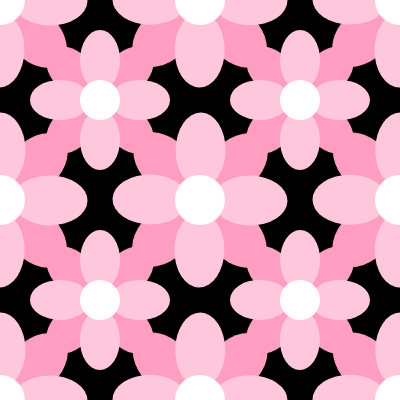
Frame 1 (no input)
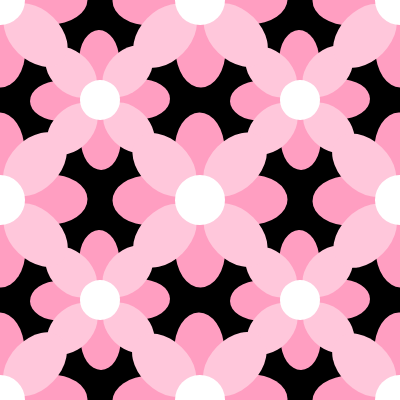
Frame 60 (no input)
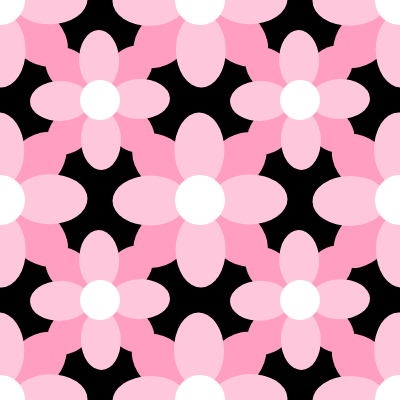
Frame 120 (the mouse pressed at the canvas centre since frame 60)

The p5.js sketch that drew these frames (run headless with seeded random() and noise() and a simulated clock; from frame 60 on, the mouse is pressed at the canvas centre):

// p5.js sketch
// ── sketch.js
// DM2008 — Activity 3b
// One Function Wonder (20 min)
//
// Write a function that draws a shape or group of shapes.
// It should take at least one parameter — try x, y, size, or color.
// Call it several times with different values to create variation.
//
// Ideas: a simple face, a flower, a house, an icon.
// Example: myShape(100, 200, 50); myShape(300, 200, 80);
//
// Stretch: call your function inside a for loop to create a repeating pattern

let angle = 0;

function setup() {
  createCanvas(400, 400);
  rectMode(CENTER);
}

function draw() {
  background(0);
  flower(width/4, height/4, 40, 40);
  flower(3 * width/4, height/4, 40, 40);
  flower(width/4, 3 * height/4, 40, 40);
  flower(3 * width/4, 3 * height/4, 40, 40);
  flower(width/2, height, 50, 50);
  flower(width, height/2, 50, 50);
  flower(width, height, 50, 50);
  flower(width/2, 0, 50, 50);
  flower(0, height/2, 50, 50);
  flower(0, height, 50, 50);
  flower(width, 0, 50, 50);
  flower(0, 0, 50, 50);
  flower(width/2, height/2, 50, 50);
}

// Define your function outside draw()
// It can be called from anywhere in your sketch
function flower(x, y, w, h) {

push();
  
  translate(x, y);   
  rotate(angle); 
  translate(-x, -y);

  noStroke();
  // stroke(166, 2, 75);
  // strokeWeight(2);
  fill(255, 158, 193);
  push();
  translate(x, y);
  rotate(radians(45));
  ellipse(0, 0 - h, w, h * 1.5);
  ellipse(0, 0 + h, w, h * 1.5);
  ellipse(0 - w, 0, w * 1.5, h);
  ellipse(0 + w, 0, w * 1.5, h);
  pop();
  fill(255, 199, 219);
  ellipse(x, y - h, w, h * 1.5);
  ellipse(x, y + h, w, h * 1.5);
  ellipse(x - w, y, w * 1.5, h);
  ellipse(x + w, y, w * 1.5, h);
  fill(255);
  ellipse(x, y, w, h);

  angle += 0.001;

pop();
}
